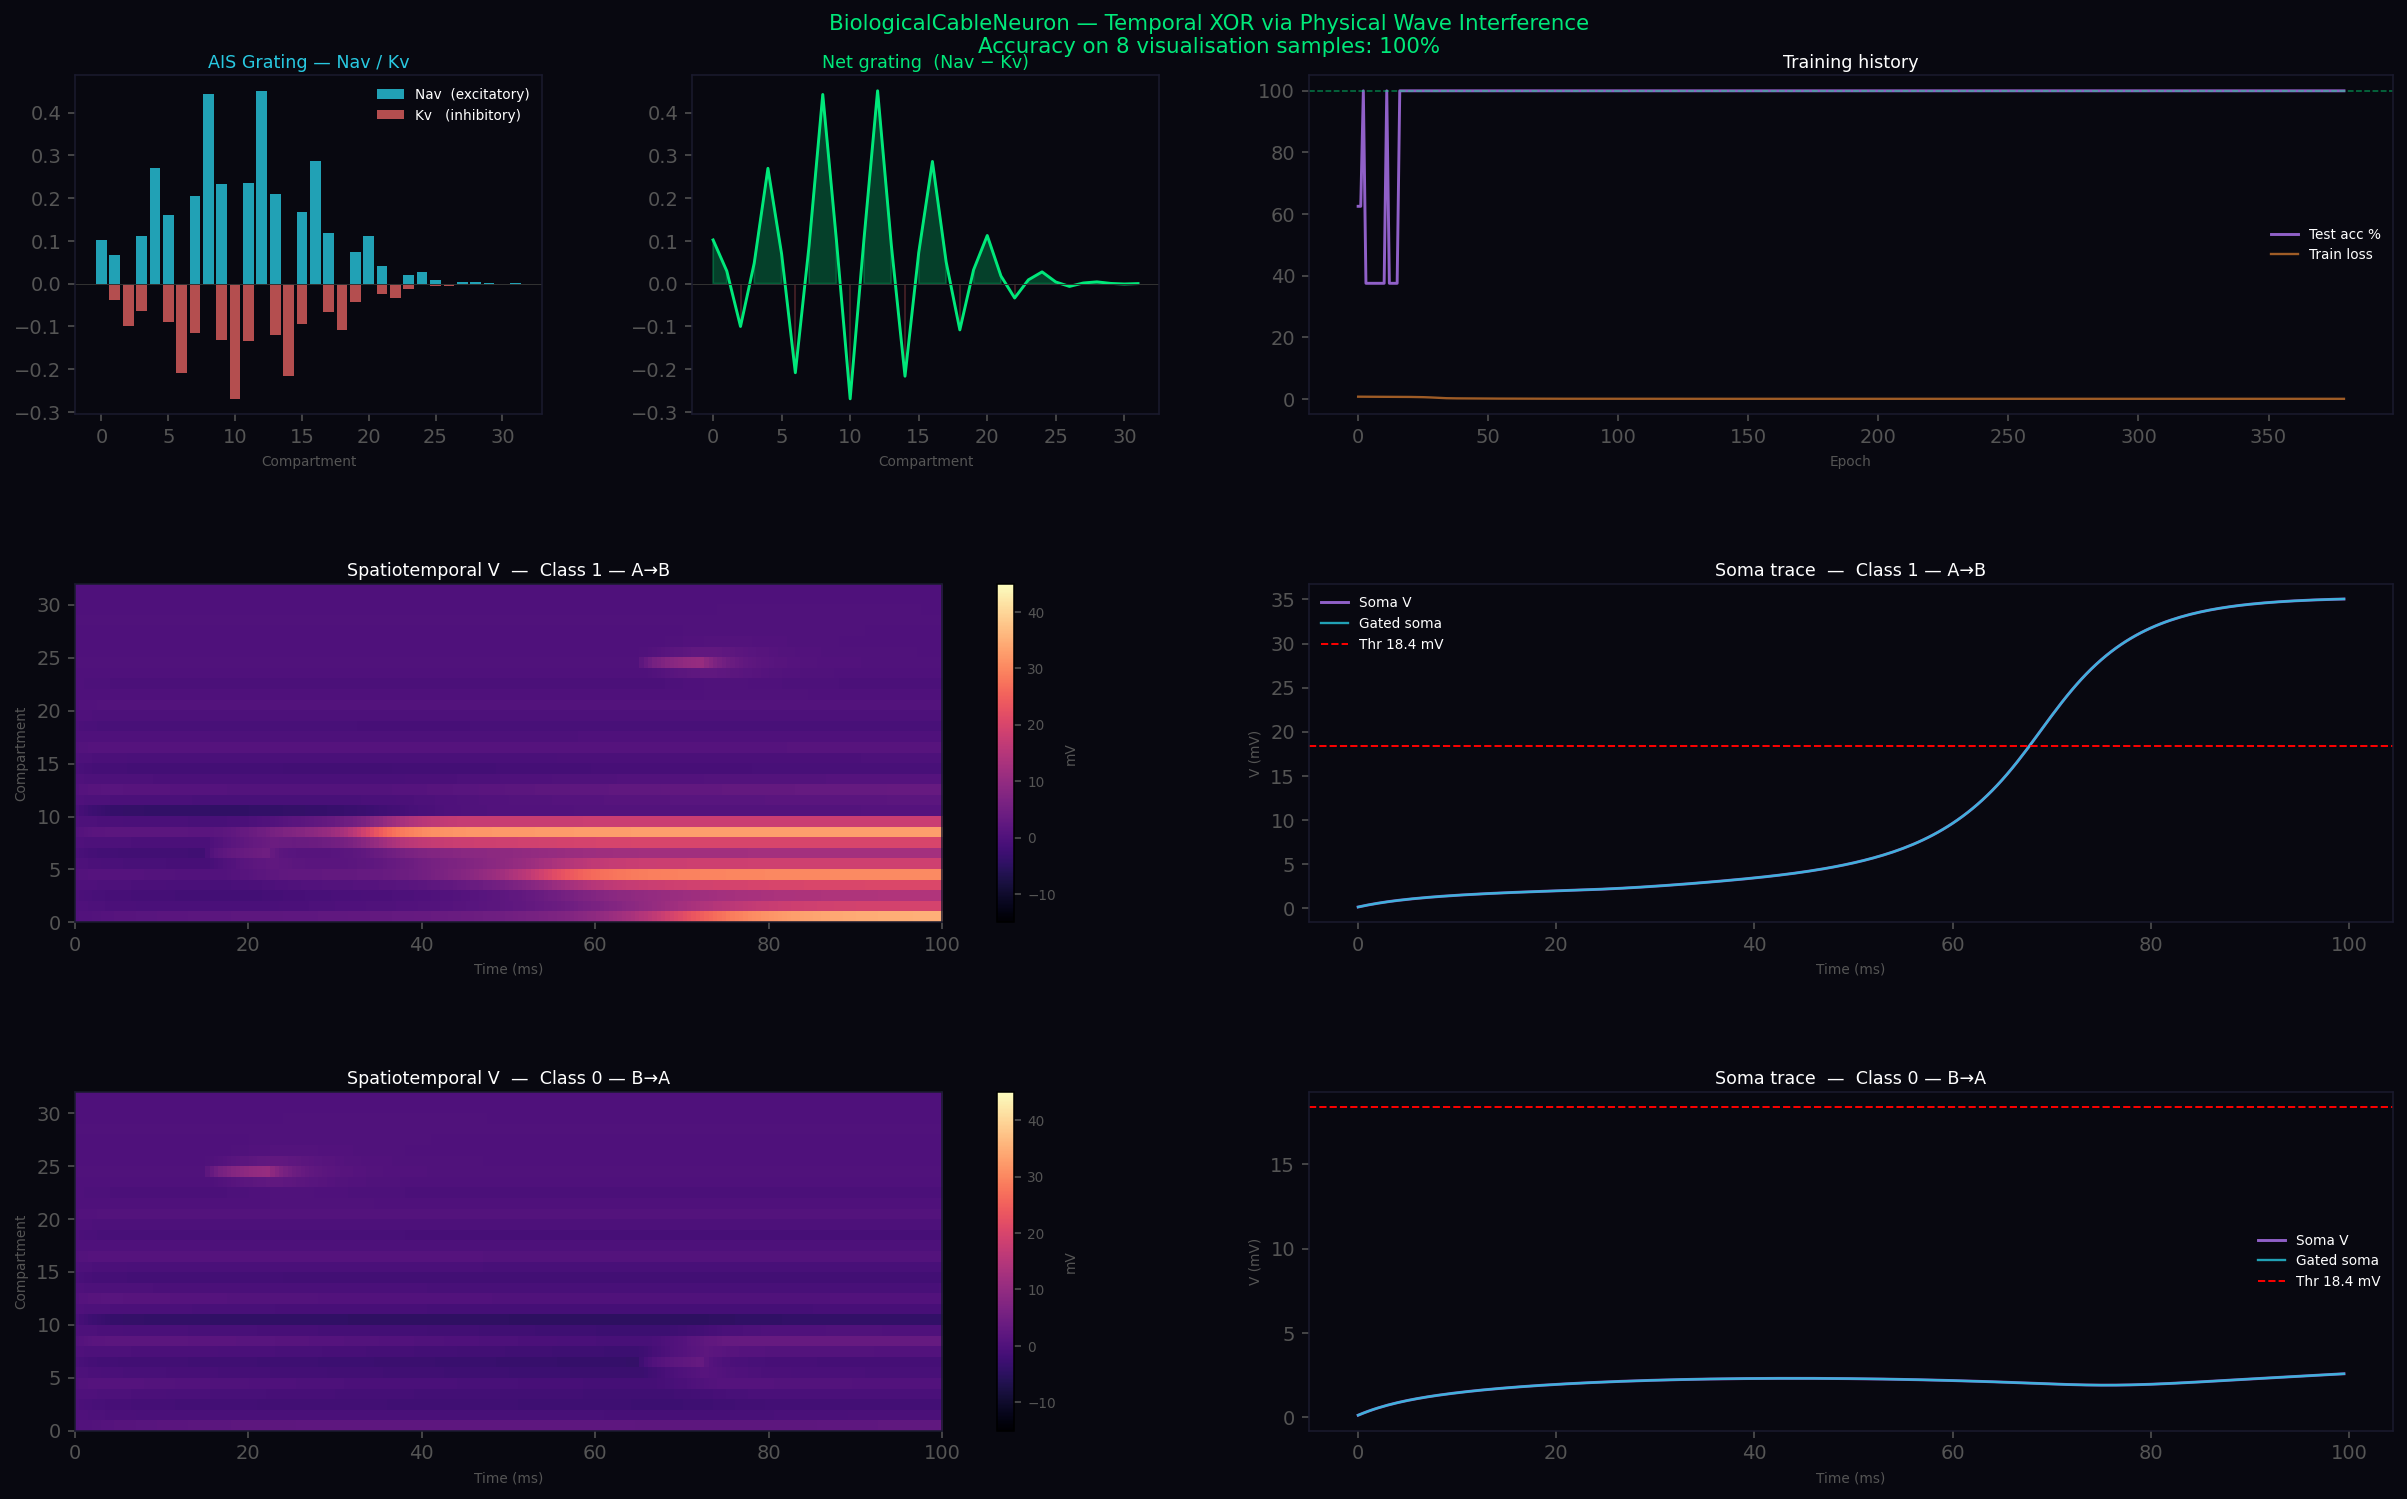

Write the Python code that produced this figure.
"""
BiologicalCableNeuron  —  clean, correct, runnable
===================================================
Fixes every crash from the previous attempts:

BUG 1 (silent, fatal): L[1:-1, 1:-1] = -(...)
  Sets a 2D BLOCK, not the diagonal. Laplacian was completely wrong.
  Fix: build diagonal explicitly with torch.diag().

BUG 2: AIS center as raw nn.Parameter with hard index
  Gradient detaches because integer indexing is not differentiable.
  Fix: ais_pos → soft Gaussian over all compartments (always in graph).

BUG 3: Fixed spike temperature
  Sigmoid near 0 or 1 → gradient ≈ 0 → stuck.
  Fix: anneal spike_temp 10→1 over training (smooth early, sharp late).

BUG 4 (v2 100%→56% oscillation):
  BCELoss on sigmoid output → gradient flat at boundaries.
  Fix: return logits, use BCEWithLogitsLoss throughout.

Architecture
  N=32 cable compartments  (soma = compartment 0)
  IMEX semi-implicit PDE   (diffusion+leak implicit, ion channels explicit)
  AIS grating              (Nav at cosine peaks, Kv at troughs, Gaussian envelope)
  Gamma gate               (40 Hz fixed, phase learnable)
  Temporal XOR benchmark   (requires physical wave interference, linear model fails)
"""

import torch
import torch.nn as nn
import torch.nn.functional as F
import numpy as np
import matplotlib
matplotlib.use("Agg")
import matplotlib.pyplot as plt
from matplotlib.gridspec import GridSpec

torch.manual_seed(42)
np.random.seed(42)
DEVICE = "cuda" if torch.cuda.is_available() else "cpu"

# ── Physical constants (SI-normalised, mV / ms) ─────────────────────────────
E_NA  =  55.0   # mV  sodium reversal
E_K   = -90.0   # mV  potassium reversal
CM    =   1.0   # μF/cm²  membrane capacitance
RA    =   0.5   # Ω·cm    axial resistance  (lower = faster signal spread)


# ╔══════════════════════════════════════════════════════════════════════════╗
# ║  Core neuron model                                                       ║
# ╚══════════════════════════════════════════════════════════════════════════╝

class CableNeuron(nn.Module):
    """
    Dendrite  →  AIS grating  →  Gamma-gated soma  →  logit output

    Learnable parameters
    --------------------
    log_d        diameter profile     (N,)    – controls axial conductance
    log_gl       leak conductance     (N,)    – controls membrane time constant
    ais_pos      AIS soft centre      scalar  – sigmoid→[0,N-1]
    ais_width    AIS half-width       scalar  – in compartments
    log_g_nav    Nav amplitude        scalar
    log_g_kv     Kv amplitude         scalar
    gamma_phase  gamma phase offset   scalar
    gamma_alpha  gamma coupling       scalar  – [0,1] gating strength
    log_thr      spike threshold      scalar
    """

    def __init__(self, N: int = 32, dt: float = 0.5, dx: float = 2.0):
        super().__init__()
        self.N  = N
        self.dt = dt     # ms per step
        self.dx = dx     # μm per compartment

        # Cable geometry
        self.log_d   = nn.Parameter(torch.ones(N)  * np.log(2.0))
        self.log_gl  = nn.Parameter(torch.ones(N)  * np.log(0.008))   # τ_m ≈ 125 ms

        # AIS
        self.ais_pos    = nn.Parameter(torch.tensor(0.0))              # will be sigmoid→[0,N-1]
        self.ais_width  = nn.Parameter(torch.tensor(5.0))              # compartments
        self.log_g_nav  = nn.Parameter(torch.tensor(np.log(0.5)))
        self.log_g_kv   = nn.Parameter(torch.tensor(np.log(0.2)))
        # 190 nm periodicity → coarse grating at compartment scale
        self.register_buffer("k_grating", torch.tensor(2.0 * np.pi / 4.0))

        # Gamma gate  (40 Hz fixed; phase + coupling learned)
        self.gamma_phase = nn.Parameter(torch.tensor(0.0))
        self.gamma_alpha = nn.Parameter(torch.tensor(0.5))
        freq_rad = 2.0 * np.pi * 40.0 * (dt / 1000.0)                # rad / step
        self.register_buffer("gamma_freq", torch.tensor(freq_rad))

        # Threshold
        self.log_thr = nn.Parameter(torch.tensor(np.log(8.0)))

        # Spike temperature  (annealed externally during training)
        self.spike_temp = 8.0

        # Compartment positions (constant)
        self.register_buffer("xpos", torch.arange(N, dtype=torch.float32))

    # ── Cable operators ──────────────────────────────────────────────────────

    def _cable_matrices(self):
        """
        Build the IMEX (semi-implicit) matrices A, B for one step:
            A V_new = B V_old + I_active + I_ext

        A = (Cm/dt) I  –  ½ L  +  ½ G_L
        B = (Cm/dt) I  +  ½ L  –  ½ G_L

        L is the cable Laplacian (tridiagonal, sealed-end BC).
        G_L = diag(leak conductances).

        CRITICAL FIX: diagonal built explicitly via torch.diag(),
        NOT via 2D slice L[1:-1, 1:-1] which sets a block, not a diagonal.
        """
        d  = torch.exp(self.log_d)          # (N,)
        gl = torch.exp(self.log_gl)          # (N,)

        # Axial conductance between neighbouring compartments
        # g_ax[i] = conductance between compartment i and i+1
        d_mid = 0.5 * (d[:-1] + d[1:])                       # (N-1,)
        g_ax  = d_mid / (4.0 * RA * self.dx ** 2)             # (N-1,)

        # Laplacian diagonal: sealed ends, interior = −(left + right)
        diag_L = torch.zeros(self.N, device=d.device)
        diag_L[0]     = -g_ax[0]
        diag_L[-1]    = -g_ax[-1]
        diag_L[1:-1]  = -(g_ax[:-1] + g_ax[1:])              # ← FIX: 1D, not 2D

        # Assemble L (tridiagonal)
        L = (torch.diag(g_ax,  diagonal=+1) +
             torch.diag(g_ax,  diagonal=-1) +
             torch.diag(diag_L))

        I_N  = torch.eye(self.N, device=d.device)
        scl  = CM / self.dt
        GL   = torch.diag(gl)

        A = scl * I_N - 0.5 * L + 0.5 * GL
        B = scl * I_N + 0.5 * L - 0.5 * GL
        return A, B

    # ── AIS grating ──────────────────────────────────────────────────────────

    def _ais_conductances(self):
        """
        Soft Gaussian AIS envelope × interleaved Nav/Kv grating.

        CRITICAL FIX: ais_pos is a continuous parameter → sigmoid maps
        it smoothly to [0, N-1].  No integer indexing, always in the graph.
        """
        center   = torch.sigmoid(self.ais_pos) * (self.N - 1)
        width    = self.ais_width.clamp(min=2.0, max=14.0)
        envelope = torch.exp(-0.5 * ((self.xpos - center) / width) ** 2)

        phase   = self.k_grating * self.xpos
        g_nav   = torch.exp(self.log_g_nav) * envelope * (0.5 + 0.5 * torch.cos(phase))
        g_kv    = torch.exp(self.log_g_kv)  * envelope * (0.5 - 0.5 * torch.cos(phase))
        return g_nav, g_kv

    # ── Ion channel kinetics (steady-state) ──────────────────────────────────

    @staticmethod
    def m_inf(V):
        """Nav activation gate – sigmoid around 15 mV"""
        return torch.sigmoid((V - 15.0) / 5.0)

    @staticmethod
    def n_inf(V):
        """Kv activation gate – sigmoid around 20 mV (slower)"""
        return torch.sigmoid((V - 20.0) / 8.0)

    # ── Forward ──────────────────────────────────────────────────────────────

    def forward(self, I_ext, return_traces: bool = False):
        """
        Parameters
        ----------
        I_ext        (batch, T, N) – external current injections [μA/cm²]
        return_traces  bool – also return voltage traces (for visualisation)

        Returns
        -------
        logits       (batch,) – pre-sigmoid class score; positive = class 1
        """
        batch, T, N = I_ext.shape
        assert N == self.N, f"I_ext last dim {N} ≠ N={self.N}"

        A, B        = self._cable_matrices()          # (N, N)
        g_nav, g_kv = self._ais_conductances()        # (N,)

        V           = torch.zeros(batch, N, device=I_ext.device)
        soma_trace  = torch.zeros(batch, T, device=I_ext.device)
        V_list      = [] if return_traces else None

        for t in range(T):
            # ── Active currents (explicit at current V) ──────────────────
            I_Na  = g_nav * self.m_inf(V) * (E_NA - V)    # (batch, N) inward
            I_Kv  = g_kv  * self.n_inf(V) * (V   - E_K)   # (batch, N) outward
            # Hard clamp to prevent numerical explosion
            I_act = torch.clamp(I_Na - I_Kv, -30.0, 30.0)

            # ── Semi-implicit step: A V_new = B V_old + I_act + I_ext ────
            RHS   = V @ B.T + I_act + I_ext[:, t, :]      # (batch, N)
            # solve: A (N×N), RHS.T (N×batch) → result (N×batch) → .T
            V     = torch.linalg.solve(A, RHS.T).T         # (batch, N)

            # Voltage clamp (biological realism + gradient stability)
            V     = V.clamp(-80.0, 80.0)

            soma_trace[:, t] = V[:, 0]                     # soma = compartment 0

            if return_traces:
                V_list.append(V.detach().clone())

        # ── Gamma phase gate ──────────────────────────────────────────────
        t_ax    = torch.arange(T, device=I_ext.device, dtype=torch.float32)
        gamma   = 0.5 + 0.5 * torch.cos(self.gamma_freq * t_ax + self.gamma_phase)
        alpha   = self.gamma_alpha.clamp(0.0, 1.0)
        gated   = soma_trace * (1.0 - alpha + alpha * gamma.unsqueeze(0))

        # ── Logit readout: top-k mean of gated soma voltage ───────────────
        k       = max(1, T // 12)
        peak_v  = torch.topk(gated, k=k, dim=1).values.mean(dim=1)   # (batch,)
        thr     = torch.exp(self.log_thr)
        logits  = (peak_v - thr) / self.spike_temp                    # (batch,)

        if return_traces:
            V_traces = torch.stack(V_list, dim=1)   # (batch, T, N)
            return logits, V_traces, g_nav.detach(), g_kv.detach(), gated.detach()
        return logits


# ╔══════════════════════════════════════════════════════════════════════════╗
# ║  Temporal XOR dataset                                                    ║
# ╚══════════════════════════════════════════════════════════════════════════╝

def make_xor_dataset(N=32, T=200, dt=0.5, n=200,
                     pos_a=6, pos_b=24,
                     t_first=30, gap=100,
                     amp=4.0, dur=15, device=DEVICE):
    """
    Class 1: input A fires at t_first, then B fires at t_first+gap
    Class 0: input B fires at t_first, then A fires at t_first+gap

    Gap ~ 50 ms  (= gap*dt),  τ_m ≈ 125 ms  →  first pulse lingers when second arrives.
    The cable creates different interference patterns for the two orderings.
    A linear model cannot separate them: physical nonlinearity is required.
    """
    I = torch.zeros(n, T, N, device=device)
    y = torch.zeros(n, device=device)

    for i in range(n):
        cls = np.random.randint(2)
        y[i] = float(cls)
        t0, t1 = t_first, t_first + gap
        if cls == 1:                          # A first
            I[i, t0:t0+dur, pos_a] = amp
            I[i, t1:t1+dur, pos_b] = amp
        else:                                 # B first
            I[i, t0:t0+dur, pos_b] = amp
            I[i, t1:t1+dur, pos_a] = amp

    return I, y


# ╔══════════════════════════════════════════════════════════════════════════╗
# ║  Training                                                                ║
# ╚══════════════════════════════════════════════════════════════════════════╝

def train(model, epochs=500, batch=32, lr=4e-3, device=DEVICE):
    I_all, y_all = make_xor_dataset(N=model.N, device=device)

    n_tr    = 160
    I_tr, y_tr = I_all[:n_tr], y_all[:n_tr]
    I_te, y_te = I_all[n_tr:], y_all[n_tr:]

    opt     = torch.optim.Adam(model.parameters(), lr=lr, weight_decay=1e-4)
    sched   = torch.optim.lr_scheduler.CosineAnnealingLR(opt, epochs)

    history = {"loss": [], "acc": [], "ais_c": []}
    best    = 0.0

    for ep in range(epochs):
        # Temperature annealing: smooth early → sharp late
        model.spike_temp = 8.0 * float(np.exp(-ep * 4.0 / epochs)) + 0.8

        model.train()
        perm  = torch.randperm(n_tr)
        ep_loss = 0.0
        n_b     = 0

        for s in range(0, n_tr, batch):
            idx   = perm[s:s+batch]
            logit = model(I_tr[idx])
            loss  = F.binary_cross_entropy_with_logits(logit, y_tr[idx])

            opt.zero_grad()
            loss.backward()
            torch.nn.utils.clip_grad_norm_(model.parameters(), 0.8)
            opt.step()

            # keep parameters in physical range
            with torch.no_grad():
                model.gamma_alpha.clamp_(0.0, 1.0)
                model.ais_width.clamp_(2.0, 12.0)
                model.log_gl.clamp_(max=-1.0)  # gl ≤ 1  →  τ_m ≥ 1 ms

            ep_loss += loss.item()
            n_b     += 1

        sched.step()

        model.eval()
        with torch.no_grad():
            logit_te = model(I_te)
            acc = ((logit_te > 0) == y_te).float().mean().item()

        ais_c = torch.sigmoid(model.ais_pos).item() * (model.N - 1)
        history["loss"].append(ep_loss / n_b)
        history["acc"].append(acc)
        history["ais_c"].append(ais_c)

        if acc > best:
            best = acc

        if ep % 50 == 0 or (ep > 200 and acc > 0.90):
            print(f"ep {ep:04d}  loss {ep_loss/n_b:.4f}  acc {acc*100:.1f}%  "
                  f"best {best*100:.1f}%  AIS@{ais_c:.1f}  T={model.spike_temp:.2f}")

    print(f"\n{'='*55}")
    print(f"Final acc {history['acc'][-1]*100:.1f}%   Best acc {best*100:.1f}%")
    print(f"{'='*55}")
    return history


# ╔══════════════════════════════════════════════════════════════════════════╗
# ║  Visualisation                                                           ║
# ╚══════════════════════════════════════════════════════════════════════════╝

def visualize(model, history, out="cable_neuron.png", device=DEVICE):
    T = 200
    I_vis, y_vis = make_xor_dataset(N=model.N, T=T, n=8, device=device)

    model.eval()
    with torch.no_grad():
        logits, V_tr, g_nav, g_kv, gated = model(I_vis, return_traces=True)

    dark = "#080810"
    fig  = plt.figure(figsize=(18, 11), facecolor=dark)
    gs   = GridSpec(3, 4, figure=fig, hspace=0.50, wspace=0.32,
                    left=0.05, right=0.97, top=0.93, bottom=0.05)

    t_ms = np.arange(T) * model.dt
    xc   = np.arange(model.N)

    def dark_ax(ax):
        ax.set_facecolor(dark)
        ax.tick_params(colors="#555")
        for sp in ax.spines.values():
            sp.set_color("#1a1a2e")
        return ax

    # ── (0,0) AIS grating profile ───────────────────────────────────────────
    ax = dark_ax(fig.add_subplot(gs[0, 0]))
    ax.bar(xc, g_nav.cpu(), color="#28c8e0", alpha=0.8, label="Nav  (excitatory)", width=0.8)
    ax.bar(xc, -g_kv.cpu(), color="#e06060", alpha=0.8, label="Kv   (inhibitory)", width=0.8)
    ax.axhline(0, color="#333", lw=0.5)
    ax.set_title("AIS Grating — Nav / Kv", color="#28c8e0", fontsize=9, pad=4)
    ax.legend(fontsize=7, facecolor=dark, labelcolor="white", framealpha=0)
    ax.set_xlabel("Compartment", color="#555", fontsize=7)

    # ── (0,1) Net grating ───────────────────────────────────────────────────
    ax = dark_ax(fig.add_subplot(gs[0, 1]))
    net = (g_nav - g_kv).cpu().numpy()
    ax.plot(xc, net, color="#00e87a", lw=1.5)
    ax.fill_between(xc, 0, net, where=net > 0, color="#00e87a", alpha=0.25)
    ax.fill_between(xc, 0, net, where=net < 0, color="#e06060", alpha=0.25)
    ax.axhline(0, color="#333", lw=0.5)
    ax.set_title("Net grating  (Nav − Kv)", color="#00e87a", fontsize=9, pad=4)
    ax.set_xlabel("Compartment", color="#555", fontsize=7)

    # ── (0,2-3) Training curves ──────────────────────────────────────────────
    ax = dark_ax(fig.add_subplot(gs[0, 2:]))
    ep = np.arange(len(history["acc"]))
    ax.plot(ep, [a * 100 for a in history["acc"]], color="#9060c8", lw=1.5, label="Test acc %")
    ax.plot(ep, history["loss"], color="#e08030", lw=1.2, alpha=0.7, label="Train loss")
    ax.axhline(100, color="#00e87a", ls="--", lw=0.8, alpha=0.5)
    ax.set_title("Training history", color="white", fontsize=9, pad=4)
    ax.legend(fontsize=7, facecolor=dark, labelcolor="white", framealpha=0)
    ax.set_xlabel("Epoch", color="#555", fontsize=7)

    # ── Rows 1–2: spatiotemporal voltage for one example of each class ────────
    for row, (label_want, tag) in enumerate([(1.0, "Class 1 — A→B"), (0.0, "Class 0 — B→A")]):
        mask = (y_vis == label_want).nonzero(as_tuple=True)[0]
        if len(mask) == 0:
            continue
        si = mask[0].item()

        # Spatiotemporal heatmap
        ax = dark_ax(fig.add_subplot(gs[1 + row, :2]))
        Vm = V_tr[si].cpu().numpy().T   # (N, T)
        im = ax.imshow(Vm, aspect="auto", origin="lower",
                       cmap="magma", vmin=-15, vmax=45,
                       extent=[0, T * model.dt, 0, model.N])
        ax.set_title(f"Spatiotemporal V  —  {tag}", color="white", fontsize=9, pad=4)
        ax.set_xlabel("Time (ms)", color="#555", fontsize=7)
        ax.set_ylabel("Compartment", color="#555", fontsize=7)
        cb = plt.colorbar(im, ax=ax)
        cb.ax.tick_params(colors="#555", labelsize=7)
        cb.set_label("mV", color="#555", fontsize=7)

        # Soma + gated trace
        ax2 = dark_ax(fig.add_subplot(gs[1 + row, 2:]))
        ax2.plot(t_ms, V_tr[si, :, 0].cpu(),  color="#9060c8", lw=1.5, label="Soma V")
        ax2.plot(t_ms, gated[si].cpu(),        color="#28c8e0", lw=1.2, alpha=0.8,
                 label="Gated soma")
        thr_val = float(torch.exp(model.log_thr).item())
        ax2.axhline(thr_val, color="red", ls="--", lw=1.0, label=f"Thr {thr_val:.1f} mV")
        ax2.set_title(f"Soma trace  —  {tag}", color="white", fontsize=9, pad=4)
        ax2.set_xlabel("Time (ms)", color="#555", fontsize=7)
        ax2.set_ylabel("V (mV)",    color="#555", fontsize=7)
        ax2.legend(fontsize=7, facecolor=dark, labelcolor="white", framealpha=0)

    pred_cls = (logits.cpu() > 0).int().numpy()
    true_cls = y_vis.cpu().int().numpy()
    acc_vis  = (pred_cls == true_cls).mean() * 100
    fig.suptitle(
        f"BiologicalCableNeuron — Temporal XOR via Physical Wave Interference\n"
        f"Accuracy on 8 visualisation samples: {acc_vis:.0f}%",
        color="#00e87a", fontsize=11, y=0.97)

    plt.savefig(out, dpi=140, bbox_inches="tight", facecolor=dark)
    print(f"Figure saved → {out}")


# ╔══════════════════════════════════════════════════════════════════════════╗
# ║  Entry point                                                             ║
# ╚══════════════════════════════════════════════════════════════════════════╝

if __name__ == "__main__":
    print("=" * 55)
    print("BiologicalCableNeuron — semi-implicit PDE + AIS grating")
    print("=" * 55)
    print(f"Device : {DEVICE}")

    model = CableNeuron(N=32, dt=0.5, dx=2.0).to(DEVICE)

    n_params = sum(p.numel() for p in model.parameters())
    print(f"Params : {n_params}  (cable geometry + AIS + gamma + threshold)")
    print(f"Trial  : 200 steps × 0.5 ms = 100 ms")
    print(f"τ_m    ≈ {1.0 / float(torch.exp(model.log_gl).mean()):.0f} ms  "
          f"(inter-pulse gap = 50 ms)")
    print()
    print("Temporal XOR requires physical wave interference.")
    print("A linear Fourier synthesizer cannot solve this task.")
    print("The cable nonlinearity is the computation.")
    print()

    history = train(model, epochs=500, batch=32, lr=4e-3, device=DEVICE)

    visualize(model, history, out="/mnt/user-data/outputs/cable_neuron.png")
